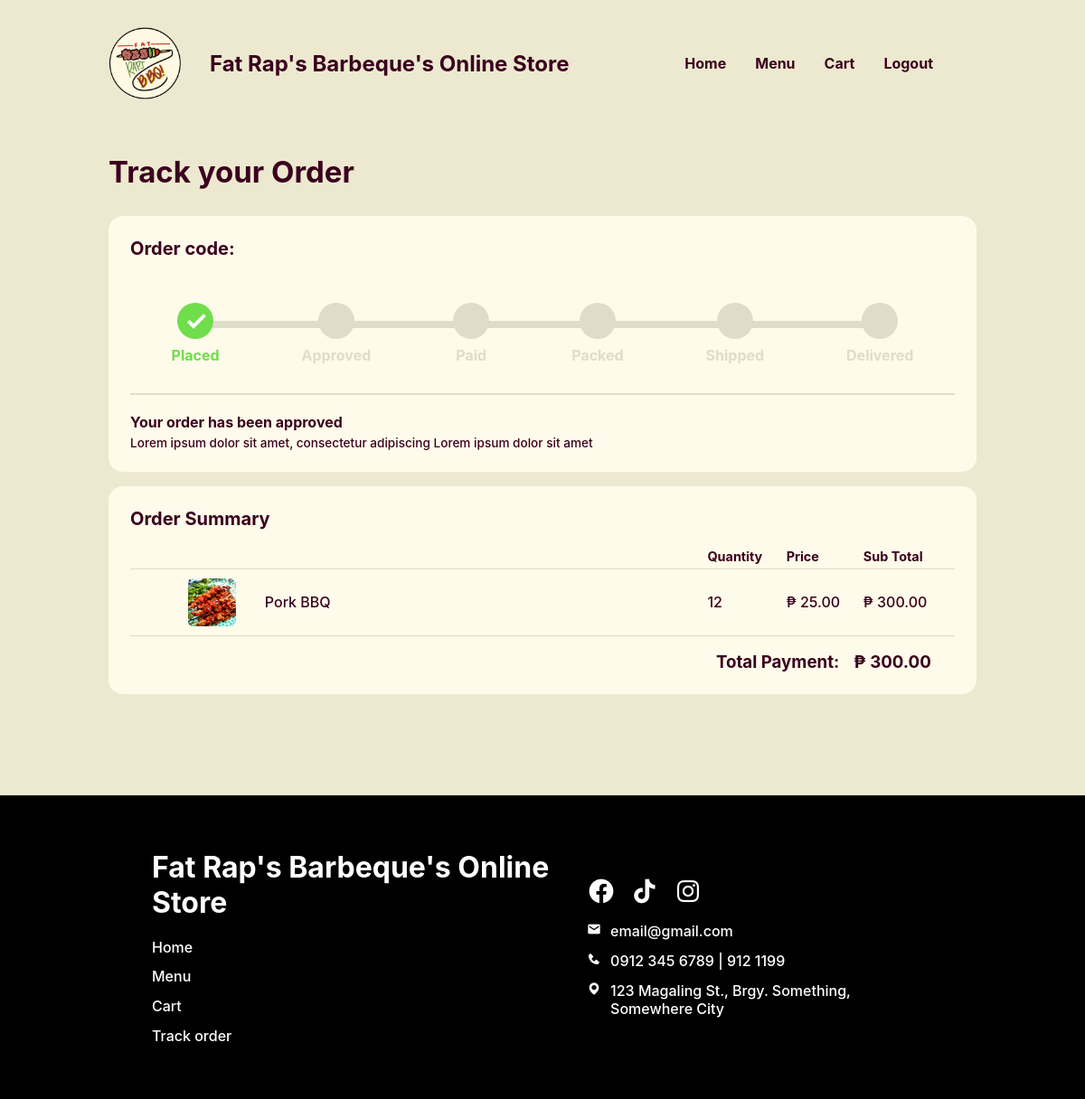
Page /Website/track-order.php (signed in) on the earlier database version.
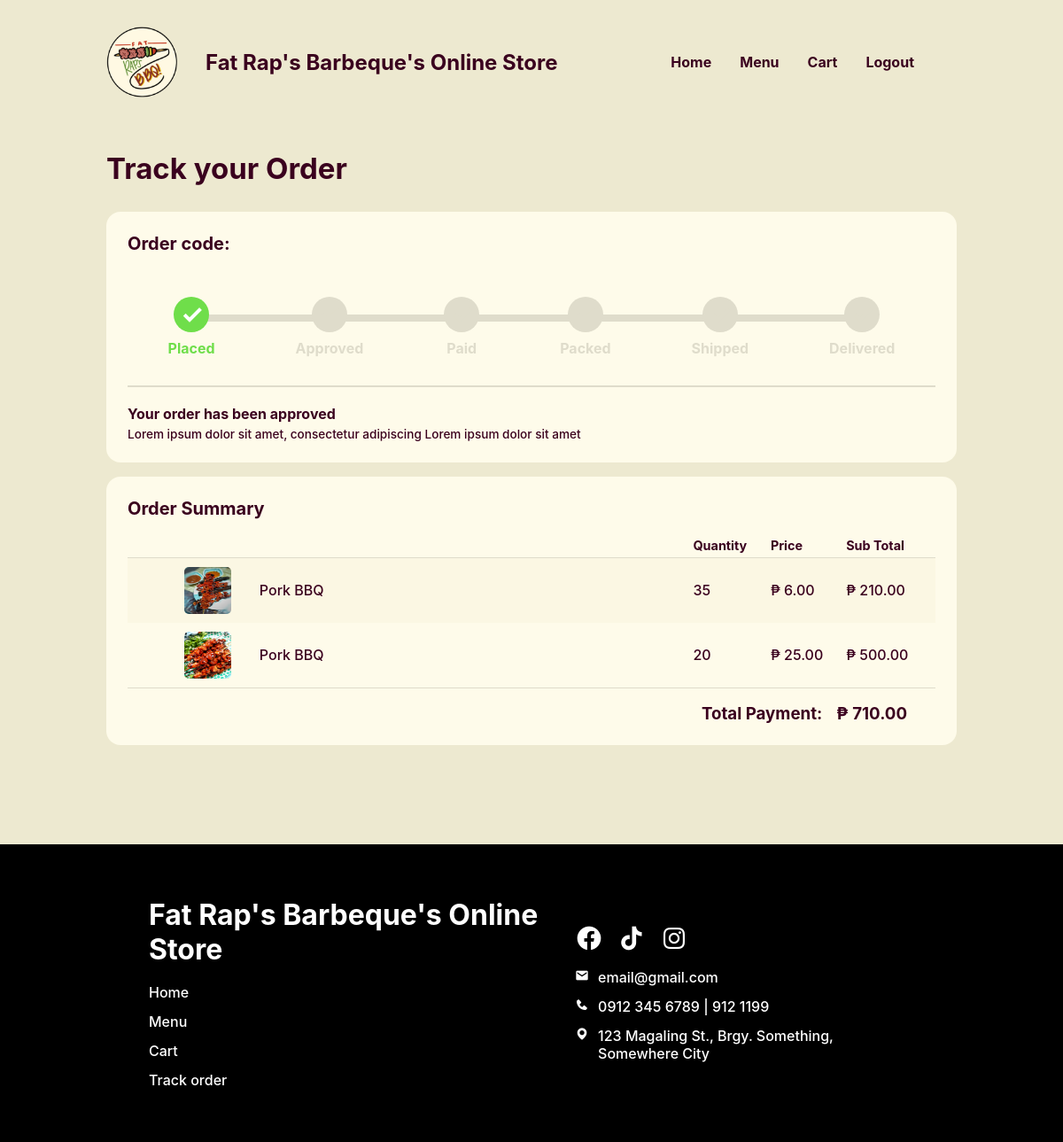
Same page on the later database version.
### tables this page shows
CREATE TABLE `in_order` (
  `IN_ORDER_ID` int(18) UNSIGNED NOT NULL,
  `FOOD_ID` int(18) NOT NULL,
  `PRSN_ID` int(18) NOT NULL,
  `IN_ORDER_QUANTITY` int(11) NOT NULL,
  `IN_ORDER_TOTAL` decimal(10,2) NOT NULL,
  `IN_ORDER_STATUS` varchar(21) NOT NULL,
  `PLACED_ORDER_ID` int(18) UNSIGNED DEFAULT NULL
);

CREATE TABLE `food` (
  `FOOD_ID` int(18) UNSIGNED NOT NULL,
  `CTGY_ID` int(18) NOT NULL,
  `FOOD_NAME` varchar(20) NOT NULL,
  `FOOD_PRICE` decimal(10,2) NOT NULL,
  `FOOD_DESC` varchar(50) NOT NULL,
  `FOOD_IMG` varchar(255) NOT NULL,
  `FOOD_STOCK` int(20) NOT NULL,
  `FOOD_ACTIVE` varchar(10) NOT NULL
);

### Website/track-order.php (the view, shortened to what this page needs)
<?php
@include 'constants.php';
if (isset($_SESSION['prsn_id'])) {
    $PRSN_ID = $_SESSION['prsn_id'];
} else {
    $GUEST_ID = $_SESSION['guest_id'];
}
$PLACED_ORDER_TRACKER = $_SESSION['placed_order_tracker'];
$sql2 = "SELECT * FROM placed_order WHERE PLACED_ORDER_TRACKER = '$PLACED_ORDER_TRACKER'";
$res2 = mysqli_query($conn, $sql2);
$row2 = mysqli_fetch_assoc($res2);
$PLACED_ORDER_ID = $row2['PLACED_ORDER_ID'];
?>
<!DOCTYPE html>
<html lang="en">
<head>
    <link rel="stylesheet" href="header-styles.css">
    <link rel="stylesheet" href="customer-styles.css">
    <link href='https://unpkg.com/boxicons@2.1.4/css/boxicons.min.css' rel='stylesheet'>
</head>
<body>
    <header>
        <div class="header-container">
            <div class="website-title">
                <img id="logo" src="images/client-logo.png">
                <div class="text">
                    <h1>Fat Rap's Barbeque's Online Store</h1>
                </div>
            </div>
                <ul class = 'menubar'>
                    <li><a href="cus-home-page.php">Home</a></li>
                    <li><a href="#">Menu</a></li>
                    <li><a href="<?php echo SITEURL; ?>cart.php">Cart</a></li>
                    <?php
                    if (isset($_SESSION['prsn_id'])) {
                    ?>
                        <li><a href="<?php echo SITEURL; ?>logout.php">Logout</a>
                        <?php
                    } else {
                        ?>
                        <li><a href="<?php echo SITEURL; ?>login-page.php">Login</a></li>
                    <?php
                    }
                    ?>
                </ul>
        </div>
    </header>
    <main>
        <section class="section track-order">
            <div class="section-heading">
                <h2>Track your Order</h2>
            </div>
            <section class="section-body">
                <section class="block">
                    <h3 class="block-heading">Order code: <?php echo $PLACED_ORDER_ID ?></h3>
                    <div class="block-body">
                        <div class="container">
                            <div class="steps">
                                <div class="step">
                                    <span class="circle active">
                                        <i class='bx bx-check'></i>
                                    </span>
                                    <span class="label">Placed</span>
                                </div>
                                <div class="step">
                                    <span class="circle">
                                        <i class='bx bx-check'></i>
                                    </span>
                                    <span class="label">Approved</span>
                                </div>
                                <div class="step">
                                    <span class="circle">
                                        <i class='bx bx-check'></i>
                                    </span>
                                    <span class="label">Paid</span>
                                </div>
                                <div class="step">
                                    <span class="circle">
                                        <i class='bx bx-check'></i>
                                    </span>
                                    <span class="label">Packed</span>
                                </div>
                                <div class="step">
                                    <span class="circle">
                                        <i class='bx bx-check'></i>
                                    </span>
                                    <span class="label">Shipped</span>
                                </div>
                                <div class="step">
                                    <span class="circle">
                                        <i class='bx bx-check'></i>
                                    </span>
                                    <span class="label">Delivered</span>
                                </div>
                                <div class="progress-bar">
                                </div>
                            </div>
                        </div>
                        <h3 class="block-heading order-status">Your order has been approved</h2>
                            <p class="order-status-desc">Lorem ipsum dolor sit amet, consectetur adipiscing Lorem ipsum
                                dolor sit amet</p>
                    </div>
                </section>
                <section class="block">
                    <h3 class="block-heading">Order Summary</h3>
                    <div class="block-body">
                        <div class="table-wrap">
                            <table class="order">
                                <thead>
                                    <tr>
                                        <th class="header first-col"></th>
                                        <th class="header">Quantity</th>
                                        <th class="header">Price</th>
                                        <th class="header">Sub Total</th>
                                    </tr>
                                </thead>
                                <tbody>
                                    <?php
                                    if (isset($_SESSION['prsn_id'])) {
                                        $sql = "SELECT IN_ORDER_ID, FOOD_NAME, FOOD_IMG, FOOD_PRICE, PRSN_ID, IN_ORDER_QUANTITY, IN_ORDER_TOTAL
                                        FROM food, in_order WHERE food.FOOD_ID = in_order.FOOD_ID AND IN_ORDER_STATUS != 'Delivered' AND PRSN_ID = $PRSN_ID";
                                    } else {
                                        $sql = "SELECT IN_ORDER_ID, FOOD_NAME, FOOD_IMG, FOOD_PRICE, PRSN_ID, IN_ORDER_QUANTITY, IN_ORDER_TOTAL
                                        FROM food, in_order WHERE food.FOOD_ID = in_order.FOOD_ID AND IN_ORDER_STATUS != 'Delivered' AND GUEST_ORDER_IDENTIFIER = '$GUEST_ID'";
                                    }
                                    $res = mysqli_query($conn, $sql);
                                    $count = mysqli_num_rows($res);
                                    if ($count > 0) {
                                        while ($row = mysqli_fetch_assoc($res)) {
                                            $FOOD_PRICE = $row['FOOD_PRICE'];
                                            $FOOD_IMG = $row['FOOD_IMG'];
                                            $IN_ORDER_QUANTITY = $row['IN_ORDER_QUANTITY'];
                                            $IN_ORDER_TOTAL = $row['IN_ORDER_TOTAL'];
                                    ?>
                                            <tr>
                                                <td data-cell="customer" class="first-col">
                                                    <div class="pic-grp">
                                                        <img src="<?php echo SITEURL; ?>images/<?php echo $FOOD_IMG; ?>" alt="">
                                                        <p>Pork BBQ</p>
                                                    </div>
                                                </td>
                                                <td>
                                                    <?php echo $IN_ORDER_QUANTITY ?>
                                                </td>
                                                <td>₱
                                                    <?php echo $FOOD_PRICE ?>
                                                </td>
                                                <td>₱
                                                    <?php echo $IN_ORDER_TOTAL ?>
                                                </td>
                                            </tr>
                                    <?php
                                        }
                                    }
                                    if (isset($_SESSION['prsn_id'])) {
                                        $sql3 = "SELECT SUM(IN_ORDER_TOTAL) AS Total FROM  IN_ORDER WHERE PRSN_ID = $PRSN_ID";
                                    } else {
                                        $sql3 = "SELECT SUM(IN_ORDER_TOTAL) AS Total FROM  IN_ORDER WHERE GUEST_ORDER_IDENTIFIER = '$GUEST_ID'";
                                    }
                                    $res3 = mysqli_query($conn, $sql3);
                                    $row3 = mysqli_fetch_assoc($res3);
                                    $total = $row3['Total'];
                                    ?>
                                </tbody>
                            </table>
                        </div>
                        <div class="payment">
                            <h3>Total Payment:</h3>
                            <h3>₱
                                <?php echo $total ?>
                            </h3>
                        </div>
                    </div>
                </section>
            </section>
        </section>
    </main>
    <footer>
        <div class="footer-container">
            <div class="left-container">
                <h1>Fat Rap's Barbeque's Online Store</h1>
                <div class="list">
                    <ul>
                        <li><a href="#">Home</a></li>
                        <li><a href="<?php echo SITEURL; ?>menu.php">Menu</a></li>
                        <li><a href="<?php echo SITEURL; ?>cart.php">Cart</a></li>
                        <li><a href="<?php echo SITEURL; ?>track-order.php">Track order</a></li>
                    </ul>
                </div>
            </div>
            <div class="right-container">
                <div class="icons-block">
                    <a href="https://www.youtube.com/">
                        <i class='bx bxl-facebook-circle'></i>
                    </a>
                    <a href="https://www.youtube.com/">
                        <i class='bx bxl-tiktok'></i>
                    </a>
                    <a href="https://www.youtube.com/">
                        <i class='bx bxl-instagram'></i>
                    </a>
                </div>
                <div class="list">
                    <div class="list-items">
                        <i class='bx bxs-envelope'></i>
                        <p>email@gmail.com</p>
                    </div>
                    <div class="list-items">
                        <i class='bx bxs-phone'></i>
                        <p>0912 345 6789 | 912 1199</p>
                    </div>
                    <div class="list-items">
                        <i class='bx bxs-map'></i>
                        <p>123 Magaling St., Brgy. Something, Somewhere City</p>
                    </div>
                </div>
            </div>
        </div>
    </footer>
</body>
</html>

### Website/header-styles.css (style rules this page uses)
*, *::before, *::after { margin: 0; padding: 0; box-sizing: border-box; font-family: inherit; }
:root { --bg:#F2FFE1; --primary:#F5D636; --text:#3A001E; --text2: #FA3F1F; --input-bg:#F7F3DC; --eye-icon:#CEC699; --block: #4ADE5D; --block-p:#277B32; --block-h1: #0F4C17; --form-bg: #FFFDEF; --header-text: #3A001E; }
body { font-family: 'Inter', sans-serif; }
header { width: 100%; display: flex; justify-content: center; align-items: center; position: fixed; top: 0; z-index: 100; color: var(--header-text); padding-top: 30px; padding-bottom: 10px; background-color: var(--bg); }
.header-container, .footer-container { width: 80%; display: flex; justify-content: space-between; align-items: center; }
.website-title { display: flex; align-items: center; }
header img { width: 80px; position: relative; }
header .text { margin-left: 2rem; }
header h1 { white-space: nowrap; font-size: 1.5rem; }
li > a { color: inherit; text-decoration: none; }
footer { background-color: #000; color: #fff; display: flex; justify-content: center; align-items: center; padding: 60px 60px; }
.footer-container { display: flex; justify-content: space-between; }
.left-container h1 { margin-bottom: 1.2rem; }
.icons-block { margin-bottom: 1rem; }
.list > ul { padding-inline-start: 0; margin-block: 0; height: 100%; }
.list > ul, .list { display: grid; gap: 0.8rem; }
.list > ul > li { color: #fff; display: block; }
.icons-block { display: flex; gap: 1rem; }
.icons-block a { color: #fff; }
.icons-block i { font-size: 2rem; }
.list-items { display: flex; gap: 10px; }
.menubar { display: flex; flex-direction: row; list-style-type: none; margin: 0; padding: 0; }
.menubar > li { font-weight: bold; margin: 0 1rem; overflow: hidden; }

Differences in the rows shown:
removed in_order: FOOD_ID.FOOD_IMG (picture), IN_ORDER_QUANTITY "12", FOOD_ID.FOOD_PRICE "25.00", IN_ORDER_TOTAL "300.00"
added in_order: FOOD_ID.FOOD_IMG (picture), IN_ORDER_QUANTITY "35", FOOD_ID.FOOD_PRICE "6.00", IN_ORDER_TOTAL "210.00"
added in_order: FOOD_ID.FOOD_IMG (picture), IN_ORDER_QUANTITY "20", FOOD_ID.FOOD_PRICE "25.00", IN_ORDER_TOTAL "500.00"
Other differences:
$total: "300.00" → "710.00"
